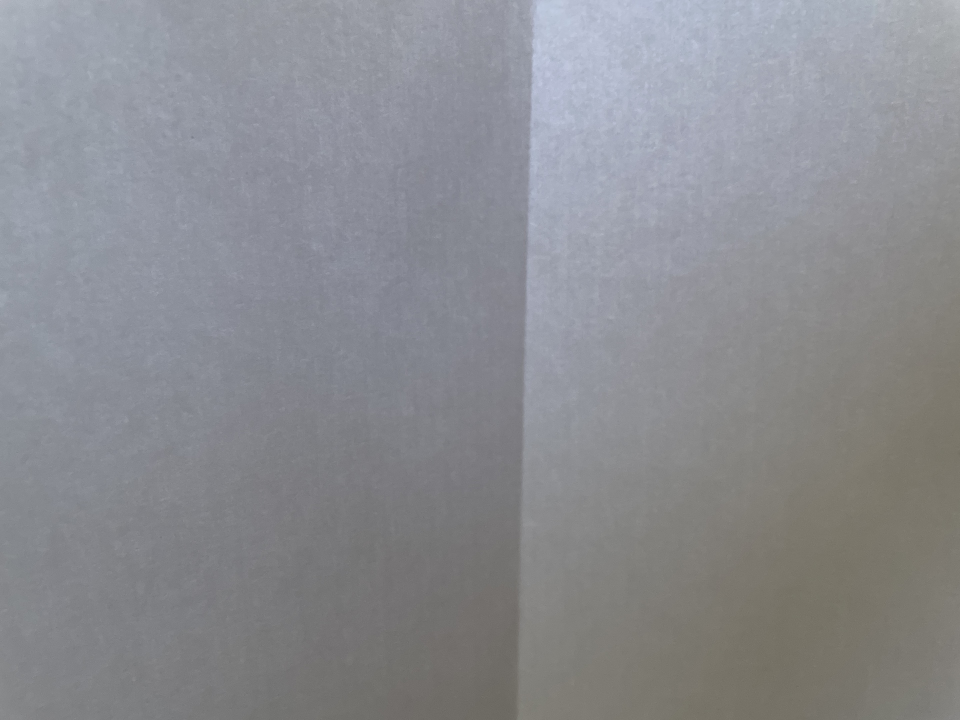
%> input picture Esercizi/DFT/ref.jpeg, 1920 x 1440 px (shown at 1/2 size)
$ octave dft_image_laser.m   (GNU Octave 9; MATLAB toolbox functions it lacks are replaced by stand-ins)
%> lines starting %> are read from the running program, lines starting %| are printed output that depends on the picture
### Esercizi/DFT/gauss2d.m
function F = gauss2d(Amp, muX, sigmaX, muY, sigmaY, x, y)  % every arg is a scalar
 F = Amp * exp(   -((x - muX).^2 / (2*sigmaX^2) + (y - muY).^2 / (2*sigmaY^2))    );

### Esercizi/DFT/gauss2d_params.m
function F = gauss2d_params(x, xdata)  % params are the variables
 F = gauss2d(x(1), x(2), x(3), x(4), x(5), xdata(:, :, 1), xdata(:, :, 2));

### Esercizi/DFT/dft_image_laser.m
img = imread("ref.jpeg");
%> img is the input picture: size 1440x1920x3 uint8; mean R, G, B 138.5, 139.8, 144.5
img1D1 = imread("d1_1.jpeg") - img;
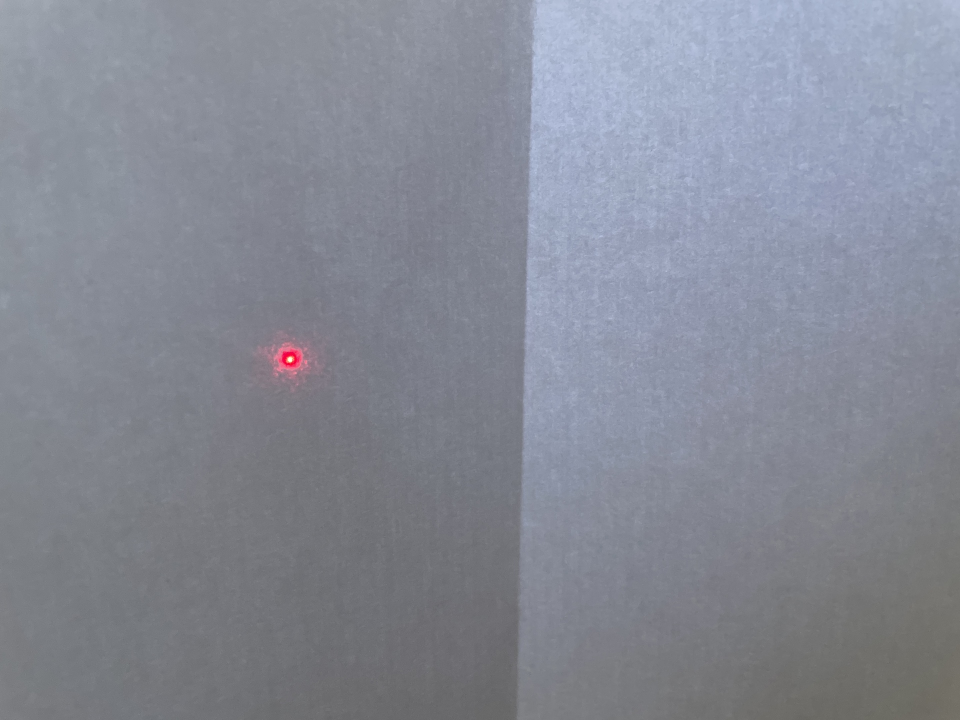
%> input picture Esercizi/DFT/d1_1.jpeg, 1920 x 1440 px (shown at 1/2 size)
img2D1 = imread("d1_2.jpeg") - img;
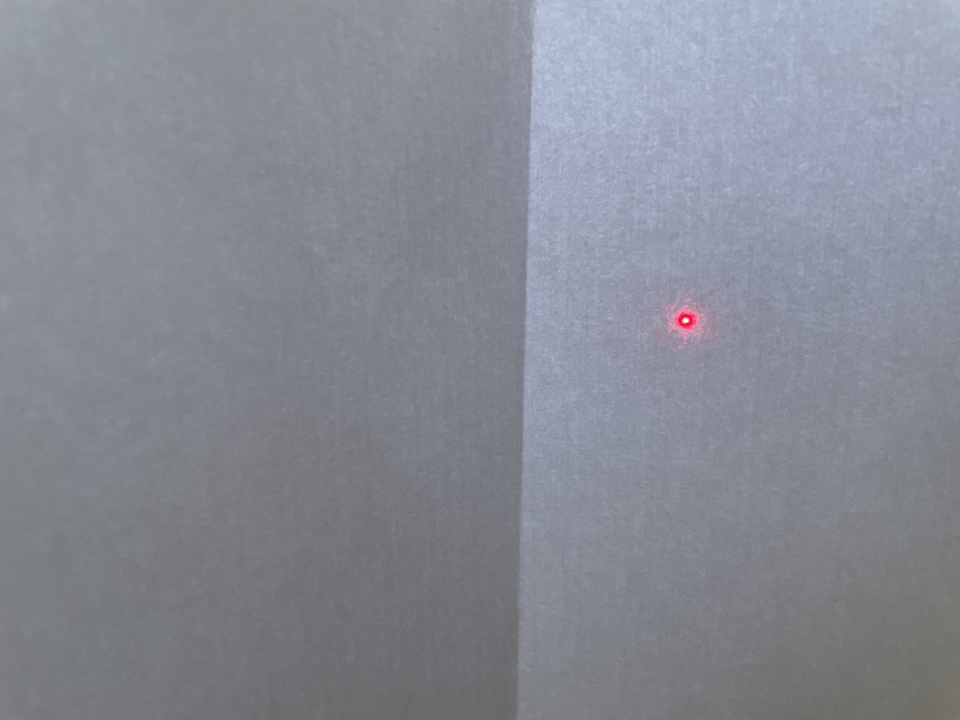
%> input picture Esercizi/DFT/d1_2.jpeg, 1920 x 1440 px (shown at 1/2 size)
img3D2 = imread("d2.jpeg") - img;
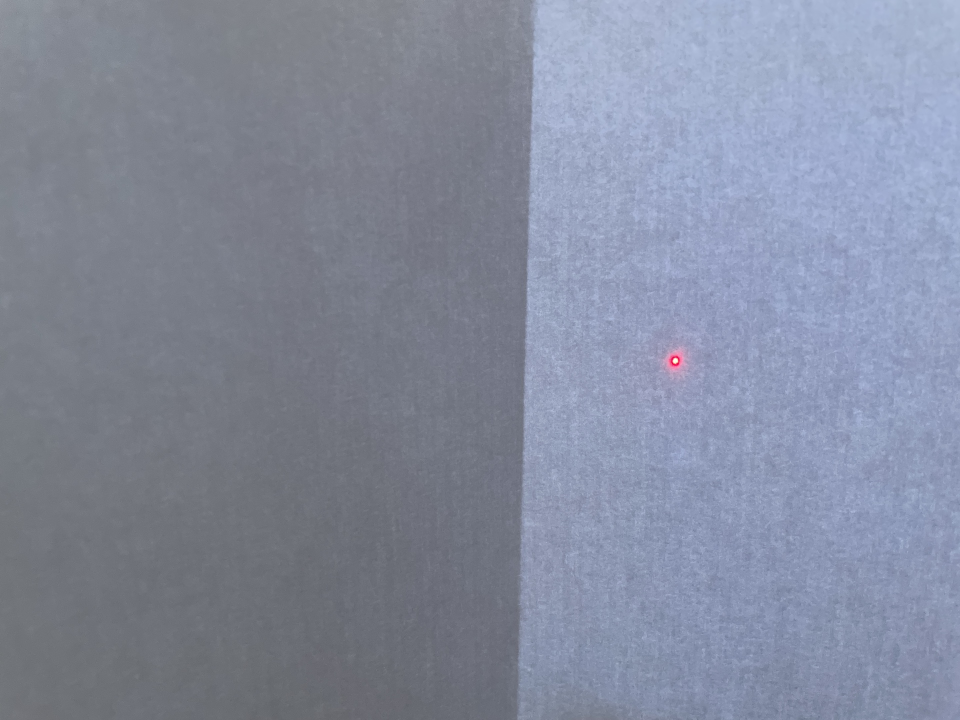
%> input picture Esercizi/DFT/d2.jpeg, 1920 x 1440 px (shown at 1/2 size)
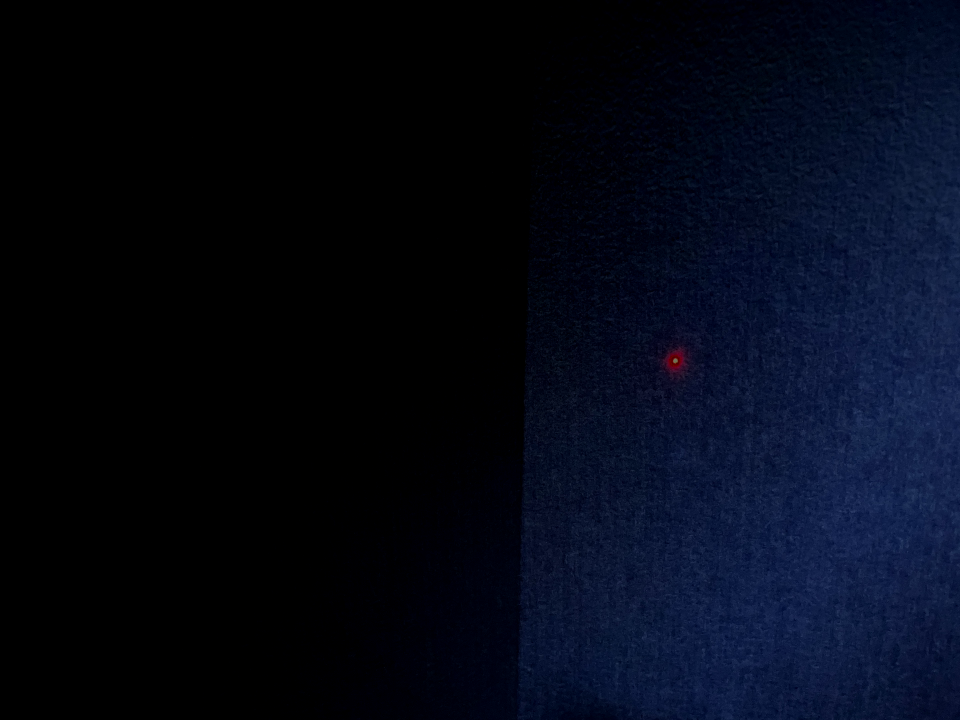
%> img3D2: size 1440x1920x3 uint8 (shown at 1/2 size); mean R, G, B 3.9, 8.2, 20.9
imgs = {img1D1(:, : , 1), img2D1(:, :, 1), img3D2(:, :, 1)}; % filter red channel
%> imgs = 3 items
l = length(imgs);
%> l = 3
figure(1);

dftImgs = cell(1, l);
%> dftImgs = {[], [], []}

for i=1:l
    dftImg = fftshift(ifft2(cell2mat(imgs(i))));
    realDftImg = real(dftImg);
    dftImgs{i} = realDftImg;
end
%> after the loop, dftImgs = 3 items

Rs = zeros(1, l);
for i=1:l
    Rs(i) = max(cell2mat(dftImgs(i)), [], 'all');
end
%> after the loop, Rs = [0.82 1.03 3.89]
R = max(Rs);
%> R = 3.89
c = 255 / log(1 + abs(R));
%> c = 160.7


for i=1:l
    realDftImg = cell2mat(dftImgs(i));
    logCompressedDft = c * log(1 + abs(realDftImg));

    subplot(3, l, i);
    imshow(logCompressedDft);

    subplot(3, l, i+l);
    imshow(cell2mat(imgs(i)));

    % 2D gaussian fitting
    [h, w] = size(logCompressedDft);
    s = max(size(logCompressedDft));
    lb = [0, -w/2, 0, -h/2, 0, -pi/4];
    ub = [255, w/2, (w/2)^2, h/2, (h/2)^2, pi/4];
    x0 = [1,0,50,0,50,0];
    [X,Y] = meshgrid(-w/2:w/2-1, -h/2:h/2-1);
    xdata = zeros(h, w, 2);
    xdata(:, :, 1) = X;
    xdata(:, :, 2) = Y;
%> (the run ends here)
